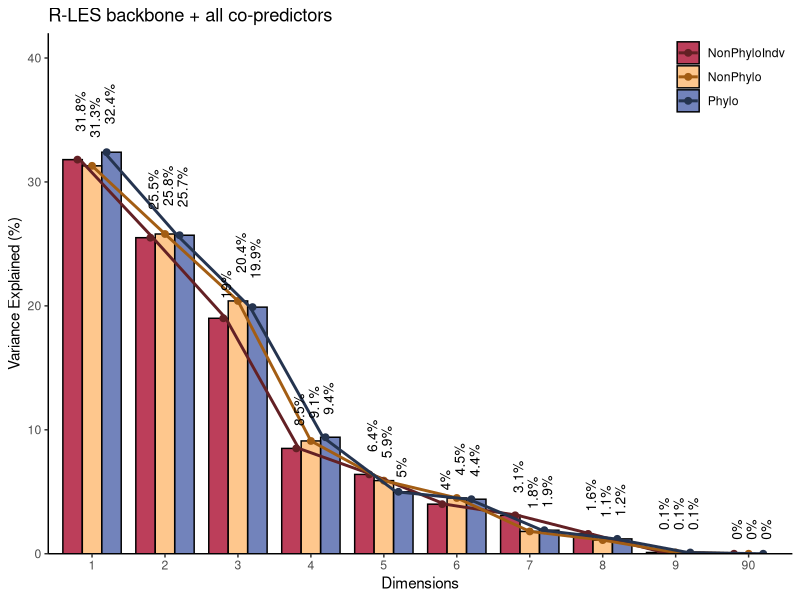

This chart was generated by the following R code: (Note: this script raises an error after producing the figure.)
rm(list=ls())

library(dplyr)
library(tidyverse)
library(tidyr)
library(reshape2)

# Adopted from step17-phylo-informed-PCA-log.R
# Step 5: Compare with non-phylo PCA, grouped barplot --------------------------
screeData_compare_RLES = data.frame( # backbone
  Dimensions = c("1","2","3","4","5","6"),
  NonPhyloIndv = c(33.3,26.4,24.2,9.3,6.8,0.2),
  NonPhylo = c(34.4,27.6,21.5,10,6.3,0.2),
  Phylo = c(35,27,22.1,9.5,6.3,0.2))

screeData_compare_RLES_root_copred = data.frame( # RDMC,Rr25,SRA
  Dimensions = c("1","2","3","4","5","6","7","8","9"),
  NonPhyloIndv = c(35.3,25.9,17.8,8.8,6.6,3.4,1.9,0.1,0),
  NonPhylo = c(34.6,27.7,17,9.4,6.5,3.3,1.2,0.1,0),
  Phylo = c(35.8,27.2,17.1,9.7,5.5,3.3,1.3,0.1,0))

screeData_compare_RLES_leaf_copred = data.frame( # LPC
  Dimensions = c("1","2","3","4","5","6","7"),
  NonPhyloIndv = c(30,28,21.3,8.6,6.9,5,0.1),
  NonPhylo = c(32,27.6,21.2,9,7.2,2.8,0.1),
  Phylo = c(32.7,27.2,21.1,9.1,6.8,3,0.1))

screeData_compare_RLES_all_copred = data.frame( 
  Dimensions = c("1","2","3","4","5","6","7","8","9","90"),
  NonPhyloIndv = c(31.8,25.5,19,8.5,6.4,4,3.1,1.6,0.1,0),
  NonPhylo = c(31.3,25.8,20.4,9.1,5.9,4.5,1.8,1.1,0.1,0),
  Phylo = c(32.4,25.7,19.9,9.4,5,4.4,1.9,1.2,0.1,0))

#screeData_compare_touse = screeData_compare_RLES
#screeData_compare_touse = screeData_compare_RLESLPC
#screeData_compare_touse = screeData_compare_RLESRDMC
screeData_compare_touse = screeData_compare_RLES_all_copred
screeData_compare_touse = melt(screeData_compare_touse,variable.name="Category",value.name = "ExplainedVariance")

# Grouped bar plot
plt_scree_compare = ggplot(screeData_compare_touse) +
  geom_bar(aes(x=Dimensions, y=ExplainedVariance, fill=Category), color="black", # border
           stat="identity", width=0.8, position="dodge",alpha=0.78) + 
  
  geom_point(aes(x=Dimensions, y=ExplainedVariance, color=Category), size=2, position=position_dodge(width = 0.6)) +
  geom_line(aes(x=Dimensions, y=ExplainedVariance, color=Category, group = Category), linewidth=1, position=position_dodge(width = 0.5)) +
  
  scale_fill_manual(values = c("#A9082C","#FDB76D","#4B61A8")) + # bar coloring
  scale_color_manual(values = c("#632024","#A35D13","#25344F")) + # point and line coloring


  geom_text(aes(x = Dimensions, y = ExplainedVariance, group = Category, label = paste0(ExplainedVariance, "%")),
            position = position_dodge(width = 0.6),size = 3.5,vjust = 0.8,hjust=-0.7,angle=90) + 
  labs(title="R-LES backbone + all co-predictors", y="Variance Explained (%)") + 
  theme_classic() +
  scale_y_continuous(limits = c(0, 42), expand = c(0, 0)) + # Removes the blank space
  theme(legend.title = element_blank(), 
        legend.position = c(1, 1),
        legend.justification = c(1, 1)
        # legend.background = element_rect(fill = "white", color = "black")
  )

plt_scree_compare

ggsave(filename = "individual-level-code/Ind_PCAscree-RLESall.pdf", plot = plt_scree_compare, width = 3.9, height = 3.5)
#ggsave(filename = "plt_PCAcompare_scree-RESLESLPC.pdf", plot = plt_scree_compare, width = 3.9, height = 3.5)
#ggsave(filename = "plt_PCAcompare_scree-RESLESRDMC.pdf", plot = plt_scree_compare, width = 3.9, height = 3.5)
#ggsave(filename = "plt_PCAcompare_scree-RESLESLPCRDMC.pdf", plot = plt_scree_compare, width = 3.9, height = 3.5)

